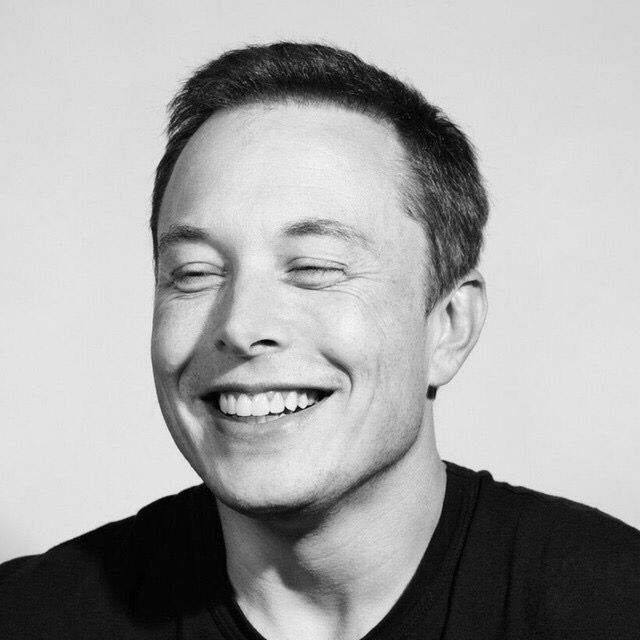
#> input picture elon.jpg, 640 x 640 px
$ python main.py --image_path elon.jpg
#> lines starting #> are read from the running program, lines starting #| are printed output that depends on the picture
import numpy as np
import cv2
import tqdm
import argparse
import os

def parse_args():
    parser = argparse.ArgumentParser()
    parser.add_argument("--image_path", help="path to the image", required=True)
    parser.add_argument("--patch_size", default="15", help="patch size")
    return parser.parse_args()


if __name__ == "__main__":
    args = parse_args()
    img = cv2.imread(args.image_path, 0)
#> img is the input picture: shape (640, 640); min 0, max 255, mean 166.4

    patch_size = int(args.patch_size)
    img_wave = np.ones(img.shape) * 255

    e = 0.0000000001
    for i in tqdm.tqdm(range(0, img.shape[0]-patch_size, patch_size)):
        for j in range(0, img.shape[1]-patch_size, patch_size):
            patch = img[i:i+patch_size, j:j+patch_size]

            blackness = np.sum(patch) / patch_size**2
            frequency = (2*np.pi)/patch_size * np.log(np.sqrt(blackness)+e)
            amplitude = (1*patch_size) * (1-blackness/255)

            x = np.arange(0, patch_size, 1)
            y = amplitude * np.sin(frequency * x) - patch_size

            x += j
            y = np.int32(np.abs(y/2)) + i

            for k in range(x.shape[0]-1):
                cv2.line(img_wave, (x[k], y[k]), (x[k+1], y[k+1]), 0, 1)
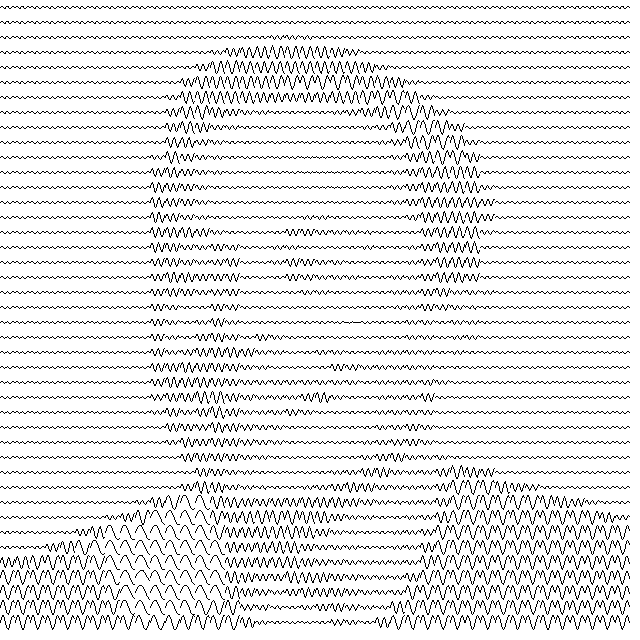
#> img_wave: shape (640, 640) float64; 90% white; black in thin lines or dots

    extension = '.'+args.image_path.split(".")[-1]
    img_name = os.path.basename(args.image_path)
    save_path = os.path.join(os.path.dirname(args.image_path), img_name.replace(extension, "_waves.png"))
    cv2.imwrite(save_path, img_wave)
